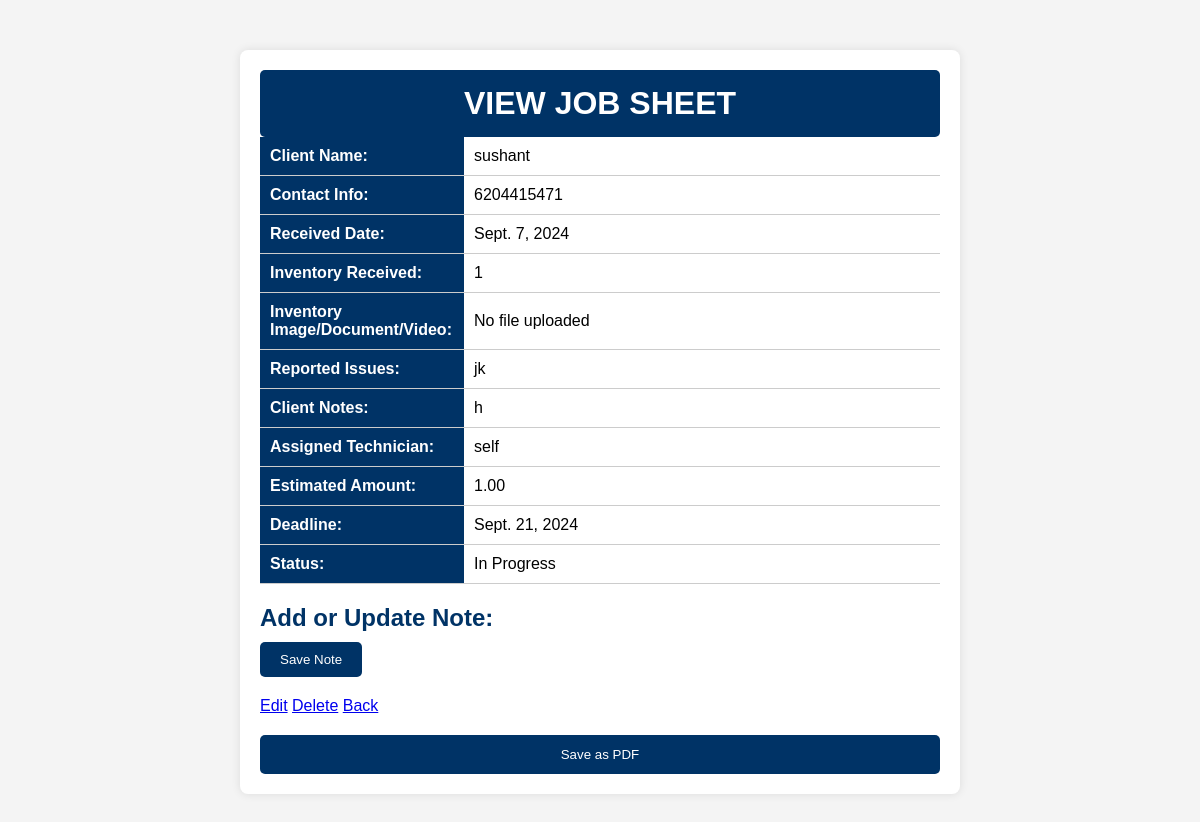
Page /api/job-sheet/2/ on the committed database.
### job_sheets/models.py (models this page shows, shortened)
class JobSheet(models.Model):
    client_name = models.CharField(max_length=255)
    contact_info = models.CharField(max_length=15)
    received_date = models.DateField()
    inventory_received = models.TextField()
    upload = models.FileField(upload_to='uploads/', null=True, blank=True)
    reported_issues = models.TextField()
    client_notes = models.TextField()
    assigned_technician = models.CharField(max_length=255)
    estimated_amount = models.DecimalField(max_digits=10, decimal_places=2, null=True, blank=True)
    deadline = models.DateField()
    status = models.CharField(max_length=20, choices=[
        ('pending', 'Pending'),
        ('in-progress', 'In Progress'),
        ('completed', 'Completed')
    ])

### job_sheets/views.py (the view)
# urls.py: path('job-sheet/<int:id>/', views.view_job_sheet, name='view_job_sheet'),
def view_job_sheet(request, id):
    job_sheet = get_object_or_404(JobSheet, id=id)
    return render(request, 'view_job_sheet.html', {'job_sheet': job_sheet})

### job_sheets/templates/view_job_sheet.html (shortened to what this page needs)
{% load static %}
<!DOCTYPE html>
<html lang="en">
<head>
    <link rel="stylesheet" href="{% static 'styles2.css' %}">
</head>
<body>
    <div class="container">
        <h1>VIEW JOB SHEET</h1>
        <table class="job-sheet-table">
            <tr>
                <td>Client Name:</td>
                <td>{{ job_sheet.client_name }}</td>
            </tr>
            <tr>
                <td>Contact Info:</td>
                <td>{{ job_sheet.contact_info }}</td>
            </tr>
            <tr>
                <td>Received Date:</td>
                <td>{{ job_sheet.received_date }}</td>
            </tr>
            <tr>
                <td>Inventory Received:</td>
                <td>{{ job_sheet.inventory_received }}</td>
            </tr>
            <tr>
                <td>Inventory Image/Document/Video:</td>
                <td>
                    {% if job_sheet.inventory_upload %}
                    <a href="{{ job_sheet.inventory_upload.url }}" target="_blank">View File</a>
                    {% else %}
                    No file uploaded
                    {% endif %}
                </td>
            </tr>
            <tr>
                <td>Reported Issues:</td>
                <td>{{ job_sheet.reported_issues }}</td>
            </tr>
            <tr>
                <td>Client Notes:</td>
                <td>{{ job_sheet.client_notes }}</td>
            </tr>
            <tr>
                <td>Assigned Technician:</td>
                <td>{{ job_sheet.assigned_technician }}</td>
            </tr>
            <tr>
                <td>Estimated Amount:</td>
                <td>{{ job_sheet.estimated_amount }}</td>
            </tr>
            <tr>
                <td>Deadline:</td>
                <td>{{ job_sheet.deadline }}</td>
            </tr>
            <tr>
                <td>Status:</td>
                <td>{{ job_sheet.get_status_display }}</td>
            </tr>
        </table>
        <h2>Add or Update Note:</h2>
        <form method="post">
            <button type="submit">Save Note</button>
        </form>
        <div class="edit-options">
            <a href="{% url 'edit_job_sheet' job_sheet.pk %}">Edit</a>
            <a href="{% url 'delete_job_sheet' job_sheet.pk %}">Delete</a>
            <a href="{% url 'dashboard' %}">Back</a>
        </div>
        <button class="pdf-btn">Save as PDF</button>
    </div>
</body>
</html>

### job_sheets/static/styles2.css (style rules this page uses)
* { box-sizing: border-box; margin: 0; padding: 0; }
body { font-family: Arial, sans-serif; background-color: #f4f4f4; }
.container { width: 60%; margin: 50px auto; background-color: #fff; padding: 20px; box-shadow: 0 0 10px rgba(0, 0, 0, 0.1); border-radius: 8px; }
h1 { text-align: center; background-color: #003366; color: white; padding: 15px; border-radius: 5px; }
h2 { margin-top: 20px; margin-bottom: 10px; color: #003366; }
.job-sheet-table { width: 100%; border-collapse: collapse; margin-bottom: 20px; }
.job-sheet-table td { padding: 10px; border-bottom: 1px solid #ccc; }
.job-sheet-table td:first-child { background-color: #003366; color: white; font-weight: bold; width: 30%; }
button { padding: 10px 20px; margin-right: 10px; background-color: #003366; color: white; border: none; border-radius: 5px; cursor: pointer; }
.pdf-btn { width: 100%; padding: 12px; margin-top: 20px; background-color: #003366; color: white; border: none; border-radius: 5px; cursor: pointer; }
.edit-options { margin-top: 20px; }

### rows in the picture
JobSheet: client_name "sushant", contact_info "6204415471", received_date "Sept. 7, 2024", inventory_received "1", reported_issues "jk", client_notes "h", assigned_technician "self", estimated_amount "1.00", deadline "Sept. 21, 2024", status "In Progress"
